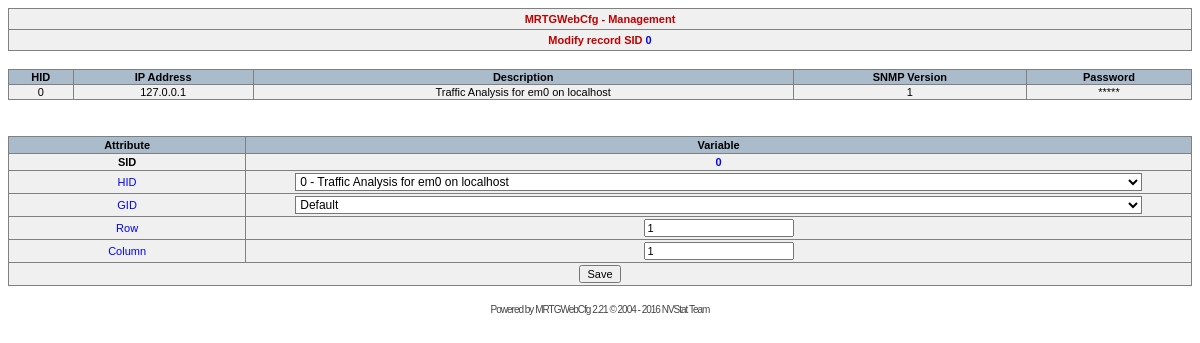
/admin/templates.php?sid=0&hid=0&gid=0&mode=edit&p=1, run on the app's committed database.
### tables this page shows
CREATE TABLE agent (
	id mediumint(8) NOT NULL,
	ip mediumint(8) NOT NULL,
	title varchar(255) NOT NULL,
	ver_snmp integer NOT NULL,
	trash integer NOT NULL,
	errors integer NOT NULL,
	PRIMARY KEY  (id),
	KEY id (id),
	FOREIGN KEY (`ip`) REFERENCES `agent_ip` (`id`) ON DELETE CASCADE
);

CREATE TABLE agent_ip (
	id mediumint(8) NOT NULL,
	ip char(15) NOT NULL,
	title varchar(255) NOT NULL,
	community varchar(255) NOT NULL,
	PRIMARY KEY (id),
	KEY id (id)
);

CREATE TABLE templates (
	id mediumint(8) NOT NULL,
	agent_id mediumint(8) NOT NULL,
	group_id mediumint(8) NOT NULL,
	subgroup_id mediumint(8),
	row_set integer NOT NULL,
	column_set integer NOT NULL,
	hide_set integer NOT NULL,
	PRIMARY KEY (id),
	KEY id (id),
	FOREIGN KEY (`agent_id`) REFERENCES `agent` (`id`) ON DELETE CASCADE,
	FOREIGN KEY (`group_id`) REFERENCES `mrtg_group` (`id`) ON DELETE CASCADE
);

### lang/english.php (called while the page is built, shortened)
<?php
$MRTGMsg[0] = "MRTGWebCfg";
$MRTGMsg[1] = "IP Address";
$MRTGMsg[2] = "Description";
$MRTGMsg[3] = "SNMP Version";
$MRTGMsg[4] = "Password";
$MRTGMsg[5] = "database contains no records";
$MRTGMsg[6] = "Shown";
$MRTGMsg[7] = "of";
$MRTGMsg[8] = "Pages";
$MRTGMsg[9] = "Action";
$MRTGMsg[10] = "VIEW";
$MRTGMsg[11] = "EDIT";
$MRTGMsg[12] = "DELETE";
$MRTGMsg[13] = "Modify record";
$MRTGMsg[14] = "Delete record";
$MRTGMsg[15] = "View record";
$MRTGMsg[16] = "Attribute";
$MRTGMsg[17] = "Variable";
$MRTGMsg[18] = "Build configuration file";
$MRTGMsg[19] = "Rebuild Configuration File";
$MRTGMsg[20] = "Are You sure ???";
$MRTGMsg[21] = "Yes";
$MRTGMsg[22] = "No";
$MRTGMsg[23] = "MRTG configuration rebuilt<br>";
$MRTGMsg[24] = "Main Page";
$MRTGMsg[25] = "Delete record";
$MRTGMsg[26] = "Do You really want<br>to delete record number";
$MRTGMsg[27] = "Maybe You do <font color=#0000FF>not</font> want<br>to delete record number";
$MRTGMsg[28] = "Record";
$MRTGMsg[29] = "deleted!";
$MRTGMsg[30] = "Cannot delete record";
$MRTGMsg[31] = "Your IP address:";
$MRTGMsg[32] = "Adding record";
$MRTGMsg[33] = "Cannot build configuration file, please add records to database first";
$MRTGMsg[34] = "Add Record";
$MRTGMsg[35] = "Edit MRTG Global Settings";
$MRTGMsg[36] = "Edit MRTG Global Settings";
$MRTGMsg[37] = "WorkDir";
$MRTGMsg[38] = "Language";
$MRTGMsg[39] = "Options[_]";
$MRTGMsg[40] = "EnableIPv6";
$MRTGMsg[41] = "Attribute";
$MRTGMsg[42] = "Variable";
$MRTGMsg[43] = "Save";
$MRTGMsg[44] = "New MRTG Global Settings applied";
$MRTGMsg[45] = "<font color='#FF0000'>Error!</font><br><br>New MRTG Global Settings cannot be applied";
$MRTGMsg[46] = "number";
$MRTGMsg[47] = "Record<font color='#0000FF'>";
$MRTGMsg[48] = "</font>modified";
$MRTGMsg[49] = "<font color='#FF0000'>Error!</font><br><br>Cannot modify record <font color='#0000FF'>";
$MRTGMsg[50] = "<font color='#FF0000'>Error!</font><br><br>Cannot add record <font color='#0000FF'>";
$MRTGMsg[51] = "</font>added to database";
$MRTGMsg[52] = "<font color='#FF0000'>Error!</font><br><br>All the mandatory fields must be specified";
$MRTGMsg[53] = "Template Management";
$MRTGMsg[54] = "Group Management";
$MRTGMsg[55] = "GID";
$MRTGMsg[56] = "Group Name";
$MRTGMsg[57] = "SubGroup";
$MRTGMsg[58] = "SID";
$MRTGMsg[59] = "Group";
?>

### config.php (called while the page is built, shortened)
<?
$SQL_Type = "mysql";
$SET_Access_Default_Group_Edit = "1";
$GID_Trash = "100";
$Show_Community = "0";
?>

### admin/templates.php (the view, shortened to what this page needs)
<?php
require "./../config.php";
require "./../function.php";
if($SQL_Type == "mysql") {
	$db = @mysql_connect($SQL_Host, $SQL_User, $SQL_Passwd) or MRTGErrors(3);
} else $db = @pg_connect('host='.$SQL_Host.' port='.$SQL_Port.' dbname='.$SQL_Base.' user='.$SQL_User.' password='.$SQL_Passwd.'') or MRTGErrors(3);
$self = $_SERVER['PHP_SELF'];
if ( isset($templates) && !(isset($mode)) ) {
	if (!isset($p)) $p = 1;
	print "<table cellpadding=4 cellspacing=1 width='100%' bgcolor='#808080'><tr bgcolor='#F0F0F0' align=center><td class=red><b>$MRTGMsg[222]</b></td></tr>";
	print "<tr bgcolor='#F0F0F0'><td align=center width='100%' class=red><b>$MRTGMsg[53]</b></td></tr></table><br>";
	print "<table width='100%' cellpadding=1 cellspacing=1 bgcolor='#808080'><tr bgcolor='#AABBCC' align=center><td width=50><b>$MRTGMsg[58]</b></td><td width=50><b>$MRTGMsg[67]</b></td><td width=50><b>$MRTGMsg[55]</b></td><td><b>$MRTGMsg[59]</b></td><td width=70><b>$MRTGMsg[61]</b></td><td width=70><b>$MRTGMsg[62]</b></td><td width=150><b>$MRTGMsg[9]</b></td></tr>";
	if($SQL_Type == "mysql") {
		$result = mysql_query("select templates.id, templates.agent_id, templates.group_id, mrtg_group.title, templates.row_set, templates.column_set, templates.hide_set from mrtg_group,templates,agent where mrtg_group.id=templates.group_id and templates.agent_id=agent.id and mrtg_group.id != $GID_Trash order by templates.id asc");
		$rows = mysql_num_rows($result);
	} else {
		$result = pg_query($db, "select templates.id, templates.agent_id, templates.group_id, mrtg_group.title, templates.row_set, templates.column_set, templates.hide_set from mrtg_group,templates,agent where mrtg_group.id=templates.group_id and templates.agent_id=agent.id and mrtg_group.id != $GID_Trash order by templates.id asc");
		$rows = pg_num_rows($result);
	}
	$pn=ceil($rows/20);
	$ps=($p-1)*20+1;
	$pe=$p*20;
	if ($pe > $rows) $pe = $rows;
	for ($i=0; $i<$rows; $i++) {
		$row = ($SQL_Type == "mysql") ? mysql_fetch_row($result) : pg_fetch_row($result, $i);
		if (($i >= $ps-1) && ($i < $pe)) {
			print "<tr align=center bgcolor='#F0F0F0'><td>".$row[0]."</td>";
			print "<td>".$row[1]."</td>";
			print "<td>".$row[2]."</td>";
			print "<td><a href='group.php?gid=$row[2]&mode=view'>".$row[3]."</a></td>";
			print "<td>".$row[4]."</td>";
			print "<td>".$row[5]."</td>";
			if ( $row[6] == 1) $STATUS_HIDE = $MRTGMsg[73];
			else $STATUS_HIDE = $MRTGMsg[93];
			print "<td><a href='templates.php?sid=$row[0]&hid=$row[1]&gid=$row[2]&mode=edit'>$MRTGMsg[11]</a> | <a href='templates.php?sid=$row[0]&hid=$row[1]&gid=$row[2]&mode=delete'>$MRTGMsg[12]</a> | <a href='templates.php?sid=$row[0]&hid=$row[1]&gid=$row[2]&mode=hide'>$STATUS_HIDE</a></td>";
		}
	}
	if ($rows == 0) {
		$ps = 0;
		print "<tr bgcolor='#F0F0F0'><td colspan=7 align=center class=red>$MRTGMsg[5]</td></tr>";
		print "</table>";
	} else {
		print "</table>";
		print "<table cellpadding=2 cellspacing=0 width='100%'><tr><td align=left><b>$MRTGMsg[6]:</b> [$ps - $pe] $MRTGMsg[7] $rows</td><td align=right><b>$MRTGMsg[8]: </b>";
		$ip=$p-1;
		$in=$p+1;
		if ($p > 1) print " <a href='templates.php?templates=set&amp;p=$ip'><<</a>";
		for ($i=1; $i<=$pn; $i++) {
			if ($i == $p) print "<b> [$i]</b>";
			else print " <a href='templates.php?templates=set&amp;p=$i'>[$i]</a>";
		}
		if ($p < $pn) print " <a href='templates.php?templates=set&amp;p=$in'>>></a>";
		print "</td></tr></table>";
	}
	print "<br><div align=center><table cellpadding=0 cellspacing=5><tr align=center>";
	print "<td><form method=post ACTION='templates.php'><input type=hidden name=mode value='add'><input type=hidden name=templates value='set'><input type=submit class='submit_main_button' style='width:140px' value='$MRTGMsg[74]'></form></td>";
	print "<td><form method=post ACTION='templates-gui.php'><input type=submit class='submit_main_button' style='width:220px' value='$MRTGMsg[121]'></form></td>";
	print "<td><form method=post ACTION='index.php'><input type=submit class='submit_main_button' style='width:100px' value='$MRTGMsg[24]'></form></td></tr></table>";
} elseif ( isset($mode) && $mode == "edit" ) {
	print "<table cellpadding=4 cellspacing=1 width='100%' bgcolor='#808080'><tr bgcolor='#F0F0F0' align=center><td class=red><b>$MRTGMsg[222]</b></td></tr>";
	print "<tr bgcolor='#F0F0F0'><td align=center width='100%' class=red><b>$MRTGMsg[13] SID <font color='#0000FF'>$sid</font></b></td></tr></table>";
	if (isset($sid) && !(isset($save)) ) {
		print "<br><table width='100%' cellpadding=1 cellspacing=1 bgcolor='#808080'><tr bgcolor='#AABBCC' align=center><td><b>$MRTGMsg[67]</b></td><td><b>$MRTGMsg[1]</b></td><td><b>$MRTGMsg[2]</b></td><td><b>$MRTGMsg[3]</b></td><td><b>$MRTGMsg[4]</b></td></tr>";
		if($SQL_Type == "mysql") {
			$result = mysql_query("select agent.id,agent_ip.ip,agent.title,agent.ver_snmp,agent_ip.community from agent, agent_ip where agent.ip=agent_ip.id and agent.id=".$hid);
			$row = mysql_fetch_row($result);
		} else {
			$result = pg_query($db, "select agent.id,agent_ip.ip,agent.title,agent.ver_snmp,agent_ip.community from agent, agent_ip where agent.ip=agent_ip.id and agent.id=".$hid);
			$row = pg_fetch_row($result);
		}
		print "<tr align=center bgcolor='#F0F0F0'><td>".$row[0]."</td>";
		$ip = split("/", $row[1]);
		print "<td>".$ip[0]."</td>";
		print "<td>".$row[2]."</td>";
		print "<td>".$row[3]."</td>";
		if( $Show_Community == "0" ) print "<td>*****</td>";
		else print "<td>".$row[4]."</td>";
		print "</table><br>";
		if($SQL_Type == "mysql") {
			$result_group = mysql_query("select mrtg_group.id,mrtg_group.title from mrtg_group where mrtg_group.id != $GID_Trash order by id asc");
			$rows_group = mysql_num_rows($result_group);
		} else {
			$result_group = pg_query($db, "select mrtg_group.id,mrtg_group.title from mrtg_group where mrtg_group.id != $GID_Trash order by id asc");
			$rows_group = pg_num_rows($result_group);
		}
		if($SQL_Type == "mysql") {
			$result_hid = mysql_query("select agent.id, agent.title from agent order by id asc");
			$rows_hid = mysql_num_rows($result_hid);
		} else {
			$result_hid = pg_query($db, "select agent.id, agent.title from agent order by id asc");
			$rows_hid = pg_num_rows($result_hid);
		}
		if($SQL_Type == "mysql") {
			$result = mysql_query("select templates.id, templates.agent_id, templates.group_id, templates.row_set, templates.column_set  from templates where templates.id=".$sid);
			$row = mysql_fetch_row($result);
		} else {
			$result = pg_query($db, "select templates.id, templates.agent_id, templates.group_id, templates.row_set, templates.column_set  from templates where templates.id=".$sid);
			$row = pg_fetch_row($result);
		}
		print "<br><table width='100%' align=center cellpadding=2 cellspacing=1 bgcolor='#808080'><form methode='post' action='$self'>";
		print "<tr bgcolor='#AABBCC' align=center><td width=20%><b>$MRTGMsg[41]</b></td><td><b>$MRTGMsg[42]</b></td></tr>";
		print "<tr align=center bgcolor='#F0F0F0'><td width=20%><b>".$MRTGMsg[58]."</b></td><td><input type=hidden name='sid' value='$row[0]'></input><font color='#0000FF'><b>$row[0]</b></font></td></tr>";
		if ( $gid == 0 && $SET_Access_Default_Group_Edit == "0") {
			print "<tr align=center bgcolor='#F0F0F0'><td class=blue>".$MRTGMsg[67]."</td><td><input type=hidden name='agent_id' value='$row[1]'></input><font color='#0000FF'><b>$row[1]</b></font></td></tr>";
			print "<tr align=center bgcolor='#F0F0F0'><td class=blue>".$MRTGMsg[55]."</td><td><input type=hidden name='group_id' value='$gid'></input><font color='#0000FF'><b>$gid</b></font></td></tr>";
		} else {
			print "<tr align=center bgcolor='#F0F0F0'><td class=blue>".$MRTGMsg[67]."</td><td>";
			print "<SELECT name='agent_id' style='color:black;border:1x solid black;background-color:#FFFFFF;font-size:12px;width: 90%'>";
			for ($h=0; $h<$rows_hid; $h++) {
				$row_hid = ($SQL_Type == "mysql") ? mysql_fetch_row($result_hid) : pg_fetch_row($result_hid, $h);
				if ( $row[1] == $row_hid[0]) print "<option selected value='$row_hid[0]'>$row_hid[0] - $row_hid[1]";
				else print "<option value='$row_hid[0]'>$row_hid[0] - $row_hid[1]";
			}
			print "</SELECT></td></tr>";
			print "<tr align=center bgcolor='#F0F0F0'><td class=blue>".$MRTGMsg[55]."</td><td>";
			print "<SELECT name='group_id' style='color:black;border:1x solid black;background-color:#FFFFFF;font-size:12px;width: 90%'>";
			for ($i=0; $i<$rows_group; $i++) {
				$row_group = ($SQL_Type == "mysql") ? mysql_fetch_row($result_group) : pg_fetch_row($result_group, $i);
				if ( $gid == $row_group[0]) print "<option selected value='$row_group[0]'>$row_group[1]";
				else print "<option value='$row_group[0]'>$row_group[1]";
			}
			print "</SELECT></td></tr>";
		}
		print "<tr align=center bgcolor='#F0F0F0'><td class=blue>".$MRTGMsg[61]."</td><td><input type='text' name='row_set' value='$row[3]'></input></td></tr>";
		print "<tr align=center bgcolor='#F0F0F0'><td class=blue>".$MRTGMsg[62]."</td><td><input type='text' name='column_set' value='$row[4]'></input></td></tr>";
		print "<tr align=center bgcolor='#F0F0F0'><td colspan=2><input type=hidden name=p value='$p'><input type=hidden name=mode value='edit'><input type=hidden name=save value='set'><input type='submit' name='submit' class='submit_button' value='$MRTGMsg[43]'></input></td></tr></form></table>";
	}
}
?>

### style.css (style rules this page uses)
BODY { topMargin: 0; leftMargin: 0; marginWidth: 0; marginHeight: 0; SCROLLBAR-HIGHLIGHT-COLOR: #F0F0F0; SCROLLBAR-ARROW-COLOR: #FF0000; SCROLLBAR-BASE-COLOR: #C0C0C0 }
select { color:#000000; font: 11px Verdana, Helvetica, sans-serif }
input { color:#000000; font: 11px Verdana, Helvetica, sans-serif }
td { color:#000000; font: 11px Verdana, Helvetica, sans-serif }
.blue { color:#0000FF }
.red { color:#c00000 }

### data on the page
agent: id "0", ip.ip "127.0.0.1", title "Traffic Analysis for em0 on localhost", ver_snmp "1"
templates: id "0", row_set "1", column_set "1"

### other printed values
$MRTGMsg[222] "MRTGWebCfg - Management"
$MRTGMsg[13] "Modify record"
$sid "0"
$MRTGMsg[67] "HID"
$MRTGMsg[1] "IP Address"
$MRTGMsg[2] "Description"
$MRTGMsg[3] "SNMP Version"
$MRTGMsg[4] "Password"
$MRTGMsg[41] "Attribute"
$MRTGMsg[42] "Variable"
$MRTGMsg[58] "SID"
$MRTGMsg[55] "GID"
$MRTGMsg[61] "Row"
$MRTGMsg[62] "Column"
$MRTGConfVer "MRTGWebCfg 2.21"
